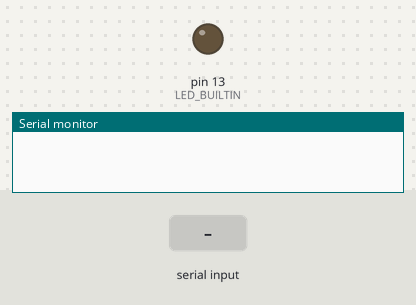
Simulated run of this sketch. Board: Arduino Uno, built with avr-gcc and run on an emulated ATmega328P. On the bench: output pins drawn as LEDs (lit = HIGH), the last lines printed to the serial monitor. The inputs (shaded band) are chosen by the test bench.

Above: at 1.2 s.
1.3 s: "l" received over Serial
At 2.5 s:
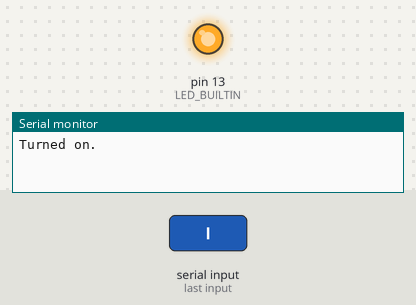
2.8 s: "d" received over Serial
At 3.8 s:
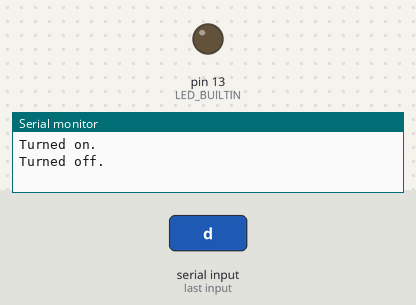
Timing chart, 0 to 5.8 s (numbered marks = the images above; inputs shaded):
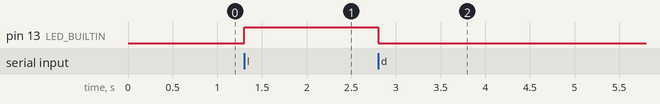

Measured:
- after the input at 1.3 s, pin 13 (LED_BUILTIN): LOW → HIGH at once
- after the input at 2.8 s, pin 13 (LED_BUILTIN): HIGH → LOW at once

The sketch:

code3.ino
```cpp
// Simple piece of code to implement a state machine
// port and turn LED/Pin13 On or Off:

void updateStateMachine(int);
enum stateMachine {OFF, ON} state;

void setup() {
  pinMode(LED_BUILTIN, OUTPUT);
  // initialize serial port:
  Serial.begin(9600);
  state = OFF;
}

void loop() {
  // read from port 0:

    if (Serial.available()) {
      int inByte = Serial.read();
      updateStateMachine(inByte);
    }

}

void updateStateMachine(int cmd){
    switch (state)
    {
      case ON:
        switch (cmd)
        {
          case 'l':
            Serial.println("Already turned on");
            break;
          case 'd':
            state = OFF;
            if (state == OFF){
              digitalWrite(LED_BUILTIN, LOW);
              Serial.println("Turned off.");
            }
            else {
              Serial.println("Couldn\'t turn off.");
            }
            break;
          case 'o':
            Serial.println(state);
            break;
          default:
            Serial.println("No valid command.");
            break;
        }
        break;

      case OFF:
        switch (cmd)
        {
          case 'd':
            Serial.println("Already turned off.");
            break;
          case 'l':
            state = ON;
            if (state == ON){
              digitalWrite(LED_BUILTIN, HIGH);
              Serial.println("Turned on.");
            }
            else {
              Serial.println("Couldn\'t turn on.");
            }
            break;
          case 'o':
            Serial.println(state);
            break;
          default:
            Serial.println("No valid command.");
            break;
        }
        break;

      default:
        Serial.println("Fault!");
        break;
    }
}
```
